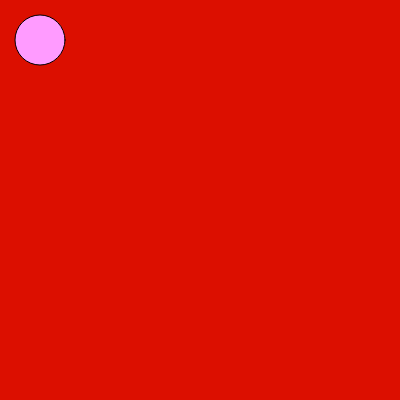
Frame 1 (no input)
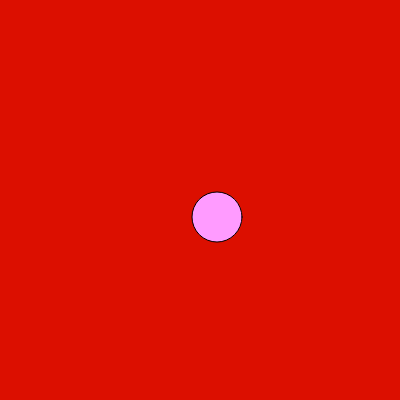
Frame 60 (no input)
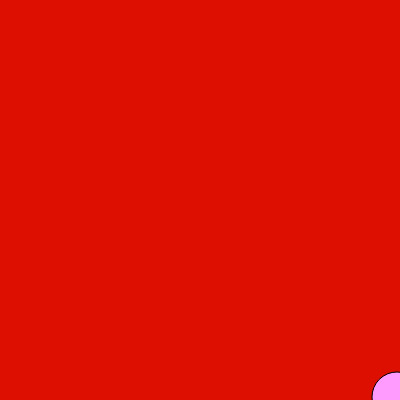
Frame 120 (the mouse pressed at the canvas centre since frame 60)

The p5.js sketch that drew these frames (run headless with seeded random() and noise() and a simulated clock; from frame 60 on, the mouse is pressed at the canvas centre):

// p5.js sketch
// ── sketch.js
let x = 40;
let y = 40;
let goLeft = false;
let goLeftForY= false;


function setup() {
  createCanvas(400, 400);
}

function draw() {
  background(220,15,0);
  fill(255,155,255)
  ellipse(x,y,50,50)
  if(goLeft == false){
    x = x+3;
    }
  if(goLeft==true){
    x=x-3
  }
  if(x>400)
  {
    goLeft= true;
  }
   if(x<0)
  {
    goLeft= false;
  }
   if(goLeft == false){
    y = y+3;
    }
  if(goLeft==true){
    y=y-3
  }
  if(x>400)
  {
    goLeft= true;
  }
   if(x<0)
  {
    goLeft= false;
  }
  
}
